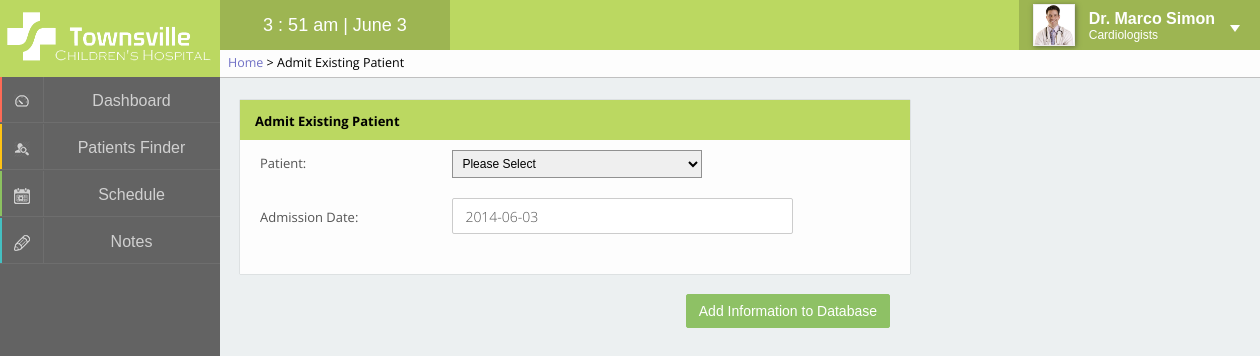
The page /pages/patientadmit.php (signed in) on the database its author committed.
### tables this page shows
CREATE TABLE IF NOT EXISTS `staff` (
  `staffID` int(4) unsigned zerofill NOT NULL AUTO_INCREMENT,
  `firstName` varchar(40) NOT NULL,
  `lastName` varchar(40) NOT NULL,
  `title` int(1) NOT NULL,
  `password` varchar(64) NOT NULL,
  `specialties` varchar(40) DEFAULT NULL,
  `photo` varchar(200) NOT NULL DEFAULT '<img src="../images/none.png" alt="Profile picture" />',
  PRIMARY KEY (`staffID`),
  KEY `title_idx` (`title`)
);

### pages/patientadmit.php (the view, shortened to what this page needs)
<?php
	$pageTitle = "Admit Existing Patient";
	$breadcrumb = "<a href='home.php'>Home</a> > " . $pageTitle;
	include '../inc/panel.php';
?>
<link type="text/css" rel="stylesheet" href="../css/patientupdate.css" media="screen" />
<div class="leftContent">
	<div class="box">
		<section class="boxTitle">
			<p>Admit Existing Patient</p>
		</section>
		<section class="boxContent">
			<form action="patientadmitprocess.php" method="post">
				<div>
					<label for="patientID">Patient: </label>
					<select name="patientID">
						<option>Please Select</option>
					</select>
				</div>
				<div>
					<label for="admissionDate">Admission Date: </label>
					<input class="textInput" type="text" name="admissionDate" value="<?php echo date("Y-m-d"); ?>" required />
				<div>
					<button type="submit" class="submit">Add Information to Database</button>
				</div>
			</form>
		</section>
	</div>
</div>
<?php
	include '../inc/footer.php';
?>

### inc/panel.php (shortened to what this page needs)
<!DOCTYPE html PUBLIC "-//W3C//DTD XHTML 1.0 Transitional//EN" "http://www.w3.org/TR/xhtml1/DTD/xhtml1-transitional.dtd">
<html xmlns="http://www.w3.org/1999/xhtml" xml:lang="en" lang="en">
<head>
	<link type="text/css" rel="stylesheet" href="../css/panel.css" media="screen" />
	<link type="text/css" rel="stylesheet" href="../css/style.css" media="screen" />
</head>
<body onload="load()">
<div class="header">
	<div class="logo">
		<img src="../images/logo_white.png" alt="logo" />
	</div>
	<div class="timer">
		<span id="clock"></span>
	</div>
	<div class="profile">
		<?php
		$staffID = $_SESSION['user'];
		$sql = "SELECT staffID, firstName, lastName, title, specialties, photo
				FROM staff
				WHERE staffID = '$staffID'";
		$result = mysql_query($sql);
		$row = mysql_fetch_assoc($result);
		echo "<div class='pic'>";
			echo $row['photo'];
		echo "</div>";
		echo "<div class='name'>";
			echo "<span class='title'>";
			switch ($row['title']) {
				case 1:	echo "Dr. ";
					break;
			}
			echo $row['firstName'] . " " . $row['lastName'] . "</span> <br />";
				echo "<span class='spec'>{$row['specialties']}</span>";
		echo "</div>";
		?>
		<div class="triangle1"></div>
	</div>
	<div id="breadcrumb">
		<span><?php echo $breadcrumb ?></span>
	</div>
</div>
<div class="panal">
<a href='home.php' id='m1'>
<div class='layer effect'>
	<div class='mask'></div>
 	<div class='icon'>
 		<img src='../images/i1s.png' alt='dashboardICON' />
 	</div>
 	<div class='lable'>
 		<span>Dashboard</span>
 	</div>
</div></a>
<a href='patientsfinder.php' id='m2'>
<div class='layer effect'>
 	<div class='mask'></div>
 	<div class='icon'>
 		<img src='../images/i2s.png' alt='patientsICON' />
 	</div>
 	<div class='lable'>
 		<span>Patients Finder</span>
 	</div>
</div></a>
<a href='schedule.php' id='m3'>
<div class='layer effect'>
 	<div class='mask'></div>
 	<div class='icon'>
 		<img src='../images/i3s.png' alt='scheduleICON' />
 	</div>
 	<div class='lable'>
 		<span>Schedule</span>
 	</div>
</div></a>
<a href='notes.php' id='m4'>
<div class='layer effect' id='m4'>
	<div class='mask'></div>
	<div class='icon'>
		<img src='../images/i4s.png' alt='noteICON' />
	</div>
	<div class='lable'>
		<span>Notes</span>
	</div>
</div></a>
</div>
<div class="content">

### css/panel.css (style rules this page uses)
.header { position: relative; width:100%; height: 50px; background-color: #bbd861; z-index: 10; }
.logo { width:220px; height: 50px; }
.logo img { position: relative; padding-top: 7px; height: 60px; z-index: 11; }
.timer { position: relative; left: 220px; top: -50px; height: 50px; background-color: #9db552; width: 230px; text-align: center; }
.timer span { position: relative; color: white; font-size: 18px; top: 15px; }
.profile { position: relative; right: 0; top: -100px; float: right; height: 50px; background-color: #9db552; cursor: pointer; }
.pic { position: relative; float:left; width: 50px; height: 50px; text-align: center; padding-top: 4px; padding-left: 10px; }
.pic img { width: 40px; height: 40px; border: 1px solid #eee; box-shadow: 1px 1px 5px 0px rgba(50, 50, 50, 0.55); }
.name { position: relative; float: right; top: 10px; right: 45px; color: white; padding-left: 55px; }
.name .title { font-weight: bold; font-size: 16px; }
.name .spec { font-weight: normal; font-size: 12px; }
.triangle1 { position: absolute; top:25px; right: 20px; width: 0; height: 0; border-style: solid; border-width: 7px 5px 0 5px; border-color: #fff transparent transparent transparent; }
.panal { position: absolute; background-color: #636363; top: 0; left: 0; width: 220px; height: 100%; overflow: hidden; z-index: 5; }
.layer { position: relative; top: 45px; width: 220px; height: 47px; overflow: hidden; z-index: 6; }
#m1 .mask { background-color: #fd6a56; }
#m2 .mask { background-color: #ffc313; }
#m3 .mask { background-color: #8cc260; }
#m4 .mask { background-color: #44c0c2; }
.effect .mask { width: 2px; height: 46px; position: absolute; overflow: hidden; top: 0; left: 0; z-index: -1; -webkit-transition:width 0.2s; transition:width 0.2s; }
.layer .icon { width: 43px; height: 45px; border-bottom: 1px solid #6e6e6e; border-right: 1px solid #6e6e6e; text-align: center; background-color: transparent; }
.layer .icon img { padding-top: 17px; z-index: 1; opacity: 0.7; -webkit-transition:opacity 0.3s; transition:opacity 0.3s; }
.layer .lable { position: relative; top: -46px; left: 43px; width: 177px; height: 45px; border-bottom: 1px solid #6e6e6e; text-align: center; }
.layer .lable span { position: relative; color: white; top: 15px; opacity: 0.7; -webkit-transition:opacity 0.3s; transition:opacity 0.3s; }
#breadcrumb { position: absolute; left: 220px; top: 50px; height: 27px; min-width: -webkit-calc(100% - 220px); min-width: calc(100% - 220px); border-bottom: 1px solid #C0C0C0; background-color: #fdfdfd; font-family: 'Open Sans', sans-serif; font-size: 12.5px; }
#breadcrumb a { color: #7171C6; }
#breadcrumb span { position: relative; bottom: -4px; margin: 0px 8px; }

### css/style.css (style rules this page uses)
html, body { margin : 0; padding : 0; background-color: #ecf0f1; background-image: url('../images/panelbg.jpg'); background-repeat: repeat-y; background-size: 220px 16px; font-family: "proxima-nova-1","proxima-nova-2",arial,helvetica,sans-serif; }
a { text-decoration: none; color: #555; }
.content { background-color: #ecf0f1; position: absolute; width: -webkit-calc(100% - 250px); width: calc(100% - 250px); min-width: 1000px; max-width: 1200px; min-height: -webkit-calc(100% - 100px); min-height: calc(100% - 100px);*/ top: 77px; left: 220px; padding: 50px 10px 10px 20px; z-index: 1; font-family: 'Open Sans', sans-serif; }
.leftContent { position: absolute; width: -webkit-calc(100% - 370px); width: calc(100% - 370px); min-width: 600px; }
.box { box-shadow: 0 0 1px 0 rgba(50, 50, 50, 0.45); display: block; }
.boxTitle { background-color: #bbd861; height: 40px; }
.boxTitle p { font-size: 13px; font-weight: 700; margin-top: 0; padding: 12px 0 0 15px; }
.boxContent { background-color: #fdfdfd; font-size: 13px; padding: 10px 20px 20px 20px; color: #545454; }
.submit { padding: 6px 12px; font-size: 14px; line-height: 1.42857143; text-align: center; white-space: nowrap; vertical-align: middle; cursor: pointer; background-image: none; border: 1px solid transparent; font-weight: 500; border-radius: 2px; color: #fff; background-color: #8ec165; border-color: #8ec165; float: right; margin-left: 10px; }
.textInput { border-color: #919191; border-radius: 2px; height: 34px; padding: 0 12px; font-size: 14px; line-height: 1.42857143; font-family: 'Open Sans', sans-serif; font-weight: lighter; color: #555; background-color: #fff; background-image: none; border: 1px solid #ccc; }
select { padding: 5px; font-size: 12px; line-height: 1; border-color: #919191; border-radius: 0; height: 28px; }

### rows shown on the page
staff: photo (placeholder picture), firstName "Marco", lastName "Simon", specialties "Cardiologists"

### other values the page prints
$pageTitle "Admit Existing Patient"
